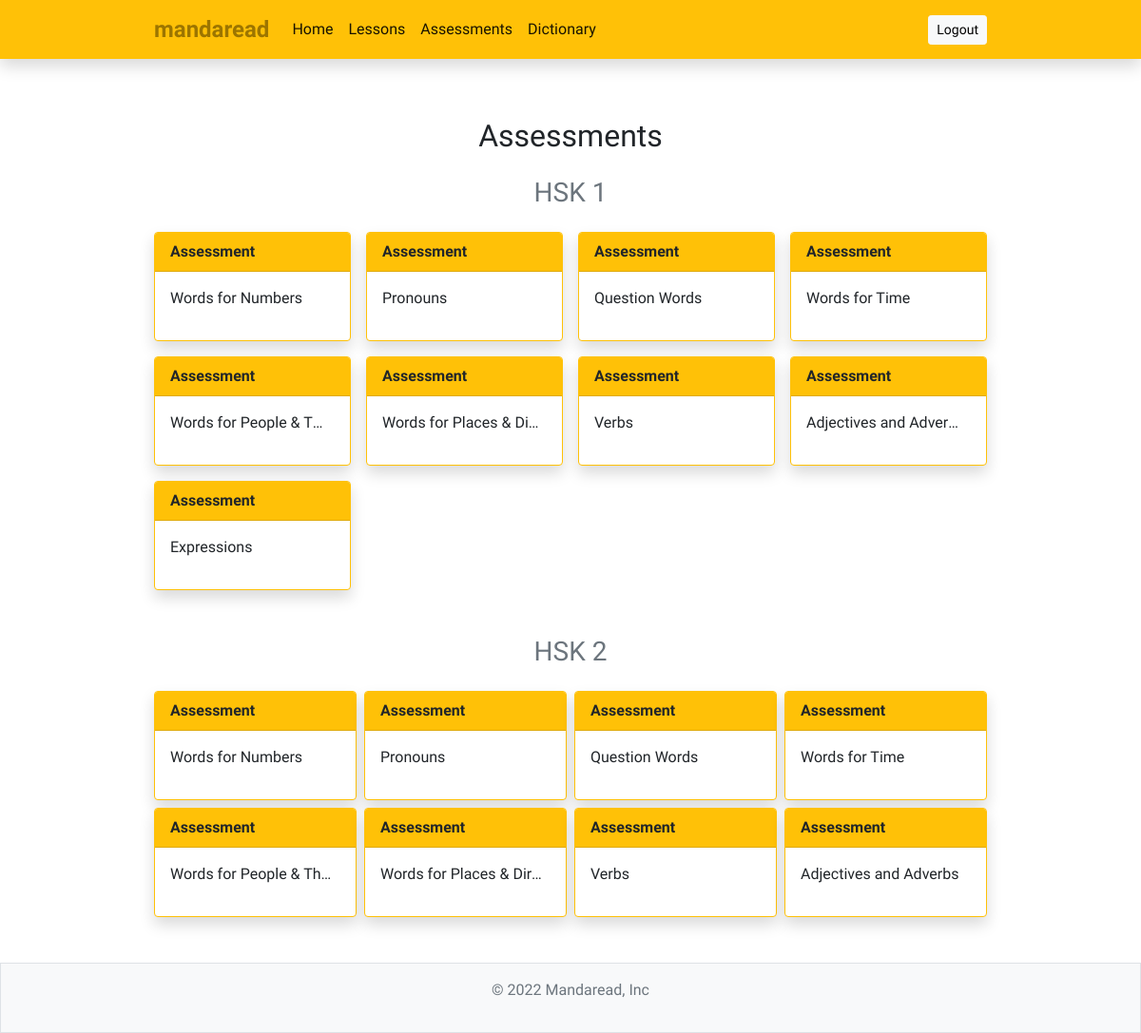
Before: /assessments/ with the older database file.
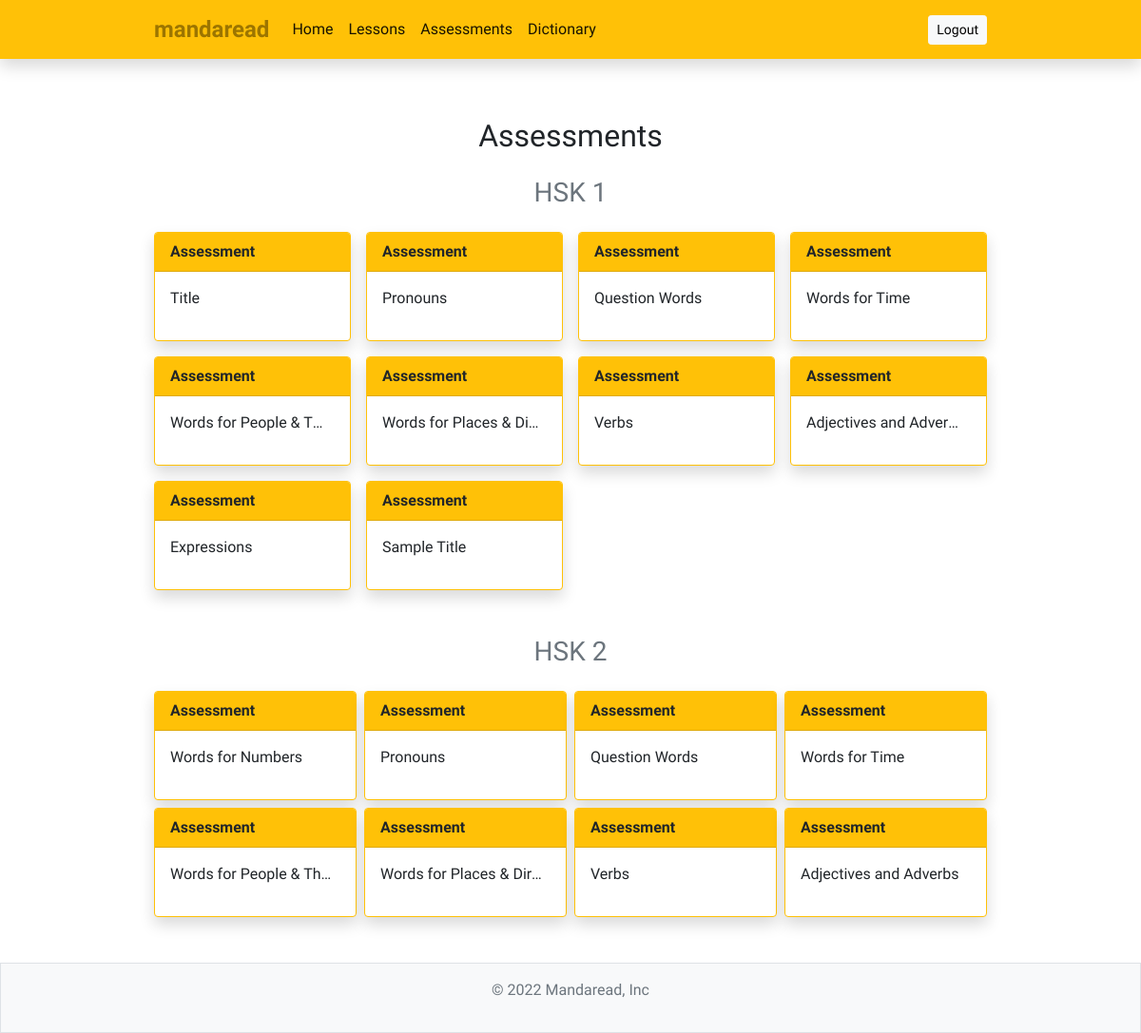
After: the same page with the newer database file.
### lessonbank/models.py (models this page shows, shortened)
class LessonBank(models.Model):
    hsk = models.PositiveIntegerField(default=1, null=False, blank=False, validators=[MinValueValidator(1), MaxValueValidator(2)])
    title = models.CharField(max_length=255, null=False, blank=False)
    description = models.TextField(null=False, blank=False)
    read_by = models.ManyToManyField(User, blank=True)
    enable_table = models.BooleanField(default=True)

### assessments/views.py (the view)
# urls.py: path('', views.AssessmentsListView.as_view(), name='mandaread-assessments')
class AssessmentsListView(ListView):
    template_name = "assessments/assessment_list.html"
    model = LessonBank
    def get_context_data(self, **kwargs):
        context = super().get_context_data(**kwargs)
        context['lesson_list_1'] = LessonBank.objects.filter(hsk=1)
        context['lesson_list_2'] = LessonBank.objects.filter(hsk=2)
        return context

### assessments/templates/assessments/assessment_list.html
{% extends 'mandaread/base.html' %}
{% block content %}
<div class="container mb-3 mt-4">
    <h2 class="text-center">Assessments</h2>
</div>
<div class="container col-12 col-lg-9 mb-5">
    <h3 class="mb-4 text-center text-muted">HSK 1</h3>
    <div class="row row-cols-2 row-cols-md-3 row-cols-lg-4 g-3">
        {% if lesson_list_1 %}
            {% for lesson in lesson_list_1 %}
                <div class="col d-flex justify-content-center align-items-center">
                    <div class="col-4 card text-white border-warning w-100 shadow" style="max-width: 18rem; height: auto;">
                        <b class="card-header text-dark bg-warning">Assessment {{ lesson.lesson_number }}</b>
                        <div class="card-body d-flex flex-column justify-content-between">
                            <a class="text-dark me-2 mb-3 overflow-hidden text-truncate stretched-link text-decoration-none" href="{% url 'mandaread-assessment' lesson.id %}">{{ lesson.title }}</a>
                        </div>
                    </div>
                </div>
            {% endfor %}
        {% else %}
            <div class="container">
                <h4 class="text-secondary text-center">Oops! no lessons here yet!</h4>
            </div>
        {% endif %}
    </div>
</div>
<div class="container col-12 col-lg-9 mb-5">
    <h3 class="mb-4 text-center text-muted">HSK 2</h3>
    <div class="row row-cols-2 row-cols-md-3 row-cols-lg-4 g-2">
        {% if lesson_list_2 %}
            {% for lesson in lesson_list_2 %}
                <div class="col d-flex justify-content-center align-items-center">
                    <div class="col-4 card text-white border-warning w-100 shadow" style="max-width: 18rem; height: auto;">
                        <b class="card-header text-dark bg-warning">Assessment {{ lesson.lesson_number }}</b>
                        <div class="card-body d-flex flex-column justify-content-between">
                            <a class="text-dark me-2 mb-3 overflow-hidden text-truncate stretched-link text-decoration-none" href="{% url 'mandaread-assessment' lesson.id %}">{{ lesson.title }}</a>
                        </div>
                    </div>
                </div>
            {% endfor %}
        {% else %}
            <div class="container">
                <h4 class="text-secondary text-center">Oops! no lessons here yet!</h4>
            </div>
        {% endif %}
    </div>
</div>
{% endblock %}

Changed rows visible on the page:
changed LessonBank: title "Words for Numbers" → "Title"
added LessonBank: title "Sample Title", shown under "HSK 1"
